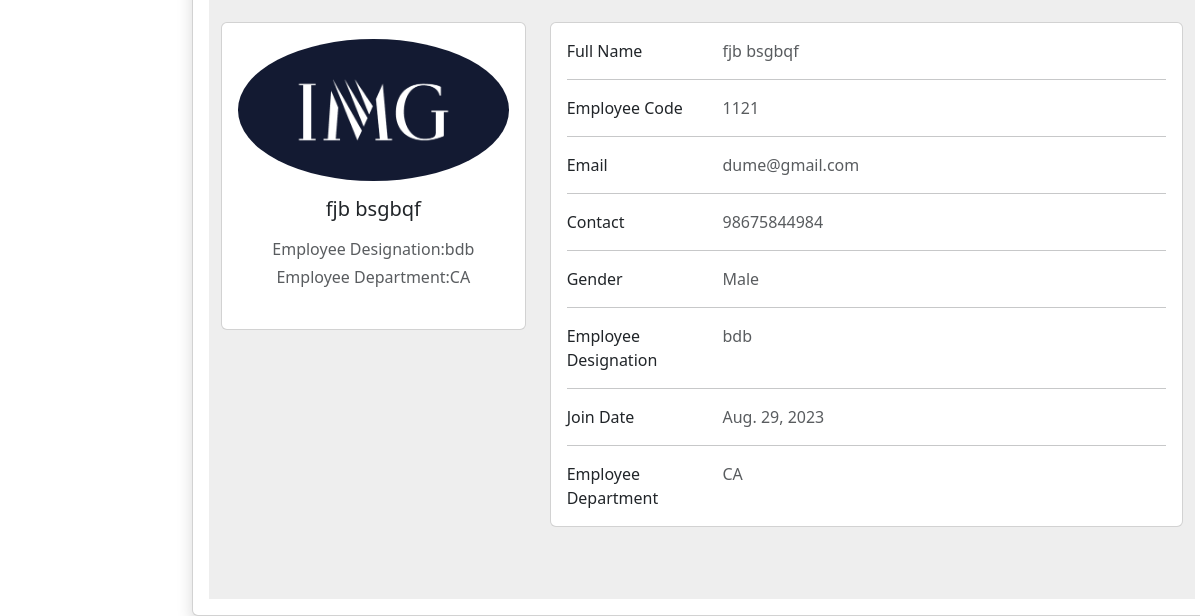
The page /admin_emp_view_detail/27/ (signed in, lower part) on the database as committed earlier.
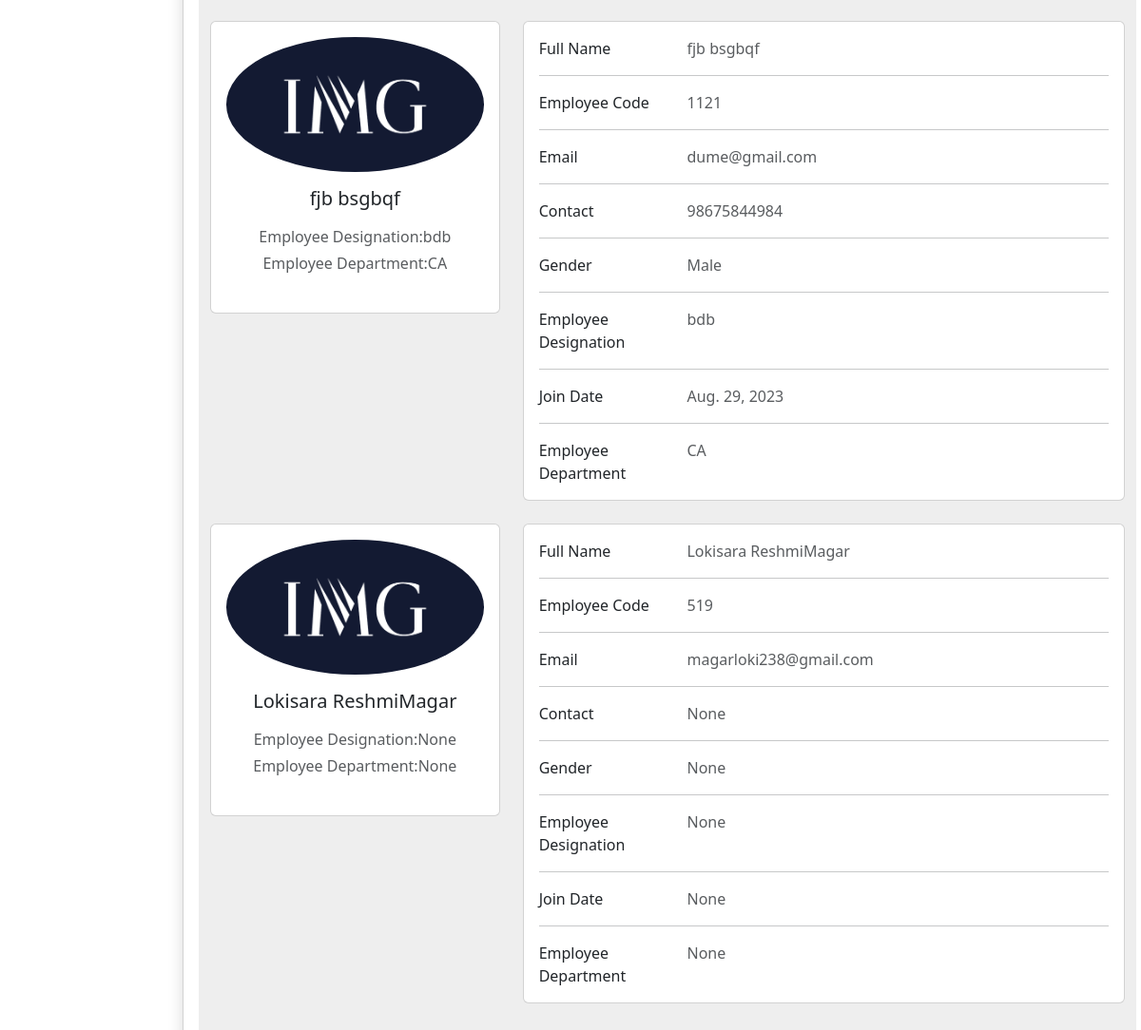
The same page on the database as committed later.
### employee_app/models.py (models this page shows, shortened)
class EmployeeDetail(models.Model):
    user = models.ForeignKey(User, on_delete=models.CASCADE)
    feature_image = models.ImageField(upload_to="EMP_images/%Y/%m/%d", blank=False)
    empcode = models.IntegerField(null=True)
    empdept = models.CharField(max_length=50, null=True)
    designation = models.CharField(max_length=100, null=True)
    contact = models.IntegerField(null=True)
    gender = models.CharField(max_length=50, null=True)
    join_date = models.DateField(null=True)

### employee_app/views.py (the view)
# urls.py: path("admin_emp_view_detail/<int:pk>/",admin_emp_view_detail, name="admin_emp_view_detail"),
def admin_emp_view_detail(request, pk):
    if not request.user.is_superuser:
        return redirect("admin_login")
    employee = EmployeeDetail.objects.all()
    return render(request, "admin/emp_profile_view.html", {"employee": employee})

### templates/admin/emp_profile_view.html (shortened to what the changed rows need)
{% extends "admin/admin_base.html" %}
{% block main %}
{% load static %}
<section style="background-color: #eee;">
     <div class="container py-5">
          <form action="" method="post" name="signup">
               {% for employee in employee %}
               <div class="row">
                    <div class="col-lg-4">
                         <div class="card mb-4">
                              <div class="card-body text-center">
                                   <img src="{% static 'img/1.png'  %}" alt="avatar" class="rounded-circle img-fluid"
                                        style="width: 550px;">
                                   <h5 class="my-3">{{employee.user.first_name}} {{employee.user.last_name}}</h5>
                                   <p class="text-muted mb-1">Employee Designation:{{employee.designation}}</p>
                                   <p class="text-muted mb-4">Employee Department:{{employee.empdept}}</p>
                              </div>
                         </div>
                    </div>
                    <div class="col-lg-8">
                         <div class="card mb-4">
                              <div class="card-body">
                                   <div class="row">
                                        <div class="col-sm-3">
                                             <p class="mb-0">Full Name</p>
                                        </div>
                                        <div class="col-sm-9">
                                             <p class="text-muted mb-0">{{employee.user.first_name}}
                                                  {{employee.user.last_name}}</p>
                                        </div>
                                   </div>
                                   <hr>
                                   <div class="row">
                                        <div class="col-sm-3">
                                             <p class="mb-0">Employee Code</p>
                                        </div>
                                        <div class="col-sm-9">
                                             <p class="text-muted mb-0">{{employee.empcode}}</p>
                                        </div>
                                   </div>
                                   <hr>
                                   <div class="row">
                                        <div class="col-sm-3">
                                             <p class="mb-0">Email</p>
                                        </div>
                                        <div class="col-sm-9">
                                             <p class="text-muted mb-0">{{employee.user.username}}</p>
                                        </div>
                                   </div>
                                   <hr>
                                   <div class="row">
                                        <div class="col-sm-3">
                                             <p class="mb-0">Contact</p>
                                        </div>
                                        <div class="col-sm-9">
                                             <p class="text-muted mb-0">{{employee.contact}}</p>
                                        </div>
                                   </div>
                                   <hr>
                                   <div class="row">
                                        <div class="col-sm-3">
                                             <p class="mb-0">Gender</p>
                                        </div>
                                        <div class="col-sm-9">
                                             <p class="text-muted mb-0">{{employee.gender}}</p>
                                        </div>
                                   </div>
                                   <hr>
                                   <div class="row">
                                        <div class="col-sm-3">
                                             <p class="mb-0">Employee Designation</p>
                                        </div>
                                        <div class="col-sm-9">
                                             <p class="text-muted mb-0">{{employee.designation}}</p>
                                        </div>
                                   </div>
                                   <hr>
                                   <div class="row">
                                        <div class="col-sm-3">
                                             <p class="mb-0">Join Date</p>
                                        </div>
                                        <div class="col-sm-9">
                                             <p class="text-muted mb-0">{{employee.join_date}}</p>
                                        </div>
                                   </div>
                                   <hr>
                                   <div class="row">
                                        <div class="col-sm-3">
                                             <p class="mb-0">Employee Department</p>
                                        </div>
                                        <div class="col-sm-9">
                                             <p class="text-muted mb-0">{{employee.empdept}}</p>
                                        </div>
                                   </div>
                              </div>
                         </div>
                    </div>
               </div>
               {% endfor %}
          </form>
     </div>
</section>
{% endblock main %}

Rows that differ between the two databases and show on the page:
added EmployeeDetail: user.first_name "Lokisara", user.last_name "ReshmiMagar", designation "None", empdept "None", empcode "519", user.username "magarloki238@gmail.com", contact "None", gender "None", join_date "None"
